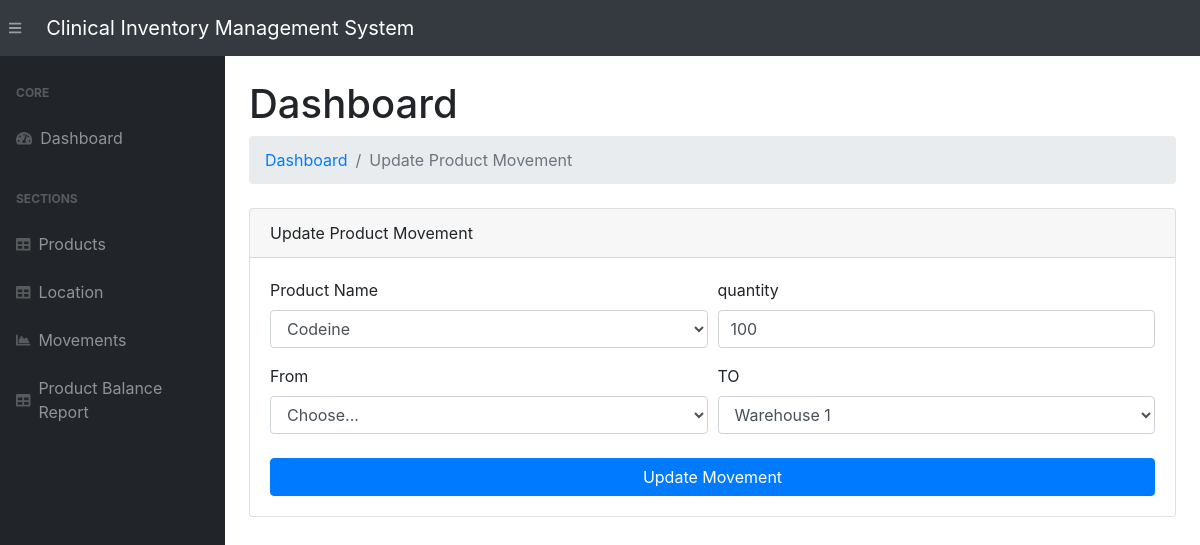
Page /update-movement/1 on the committed database.
### app.py (models this page shows, shortened)
class ProductMovement(db.Model):
    __tablename__   = 'productmovements'
    movement_id     = db.Column(db.Integer, primary_key=True)
    product_id      = db.Column(db.Integer, db.ForeignKey('products.product_id'))
    qty             = db.Column(db.Integer)
    from_location   = db.Column(db.Integer, db.ForeignKey('locations.location_id'))
    to_location     = db.Column(db.Integer, db.ForeignKey('locations.location_id'))
    movement_time   = db.Column(db.DateTime, default=datetime.utcnow)
    product         = db.relationship('Product', foreign_keys=product_id)
    fromLoc         = db.relationship('Location', foreign_keys=from_location)
    toLoc           = db.relationship('Location', foreign_keys=to_location)

class Product(db.Model):
    __tablename__ = 'products'
    product_id      = db.Column(db.String(200), primary_key=True)
    date_created    = db.Column(db.DateTime, default=datetime.utcnow)

class Location(db.Model):
    __tablename__   = 'locations'
    location_id     = db.Column(db.String(200), primary_key=True)
    date_created    = db.Column(db.DateTime, default=datetime.utcnow)

### app.py (the view)
@app.route("/update-movement/<int:id>", methods=["POST", "GET"])
def updateMovement(id):
    movement    = ProductMovement.query.get_or_404(id)
    products    = Product.query.order_by(Product.date_created).all()
    locations   = Location.query.order_by(Location.date_created).all()
    if request.method == "POST":
        movement.product_id  = request.form["productId"]
        movement.qty         = request.form["qty"]
        movement.from_location= request.form["fromLocation"]
        movement.to_location  = request.form["toLocation"]
        try:
            db.session.commit()
            return redirect("/movements/")
        except:
            return "There was an issue while updating the Product Movement"
    else:
        return render_template("update-movement.html", movement=movement, locations=locations, products=products)

### templates/update-movement.html (shortened to what this page needs)
{% extends 'base.html' %}
{% block content %}
<main>
    <div class="container-fluid">
        <h1 class="mt-4">Dashboard</h1>
        <ol class="breadcrumb mb-4">
            <li class="breadcrumb-item"><a href="/">Dashboard</a></li>
            <li class="breadcrumb-item active">Update Product Movement</li>
        </ol>
        <div class="card mb-4">
            <div class="card-header">Update Product Movement</div>
            <div class="card-body">
                <form action="/update-movement/{{movement.movement_id}}" method="POST">
                    <div class="form-row">
                        <div class="col-md-6">
                            <div class="form-group">
                                <label for="productId">Product Name</label>
                                <select id="productId" name="productId" class="form-control">
                                    {% if products|length > 0 %}
                                    {% for product in products %}
                                    <option value="{{product.product_id}}"
                                        {% if product.product_id|string() == movement.product_id %} selected {% endif %}>
                                        {{product.product_id}}
                                    </option>
                                    {% endfor %}
                                    {% endif %}
                                </select>
                            </div>
                        </div>
                        <div class="col-md-6">
                            <div class="form-group">
                                <label for="qty">quantity</label>
                                <input class="form-control" value={{movement.qty}} name="qty" id="qty" type="number" placeholder="Enter Quantity" />
                            </div>
                        </div>
                    </div>
                    <div class="form-row">
                        <div class="col-md-6">
                            <label for="fromLocation">From</label>
                            <select id="fromLocation" class="form-control" name="fromLocation">
                                <option selected value="">Choose...</option>
                            </select>
                        </div>
                        <div class="col-md-6">
                            <label for="toLocation">TO</label>
                            <select id="toLocation" name="toLocation" class="form-control">
                                {% if locations|length > 0 %}
                                {% for location in locations%}
                                <option value="{{location.location_id}}"
                                    {% if location.location_id|string() == movement.to_location %} selected {% endif %}
                                >
                                {{location.location_id}}
                                </option>
                                {% endfor %}
                                {% endif %}
                            </select>
                        </div>
                    </div>
                    <div class="form-group mt-4 mb-0">
                        <input type="submit" class="btn btn-primary btn-block" value="Update Movement" class="btn btn-primary">
                    </div>
                </form>
            </div>
        </div>
    </div>
</main>
{% endblock %}

### rows in the picture
ProductMovement: productId "Codeine", qty "100", toLocation "Warehouse 1"
